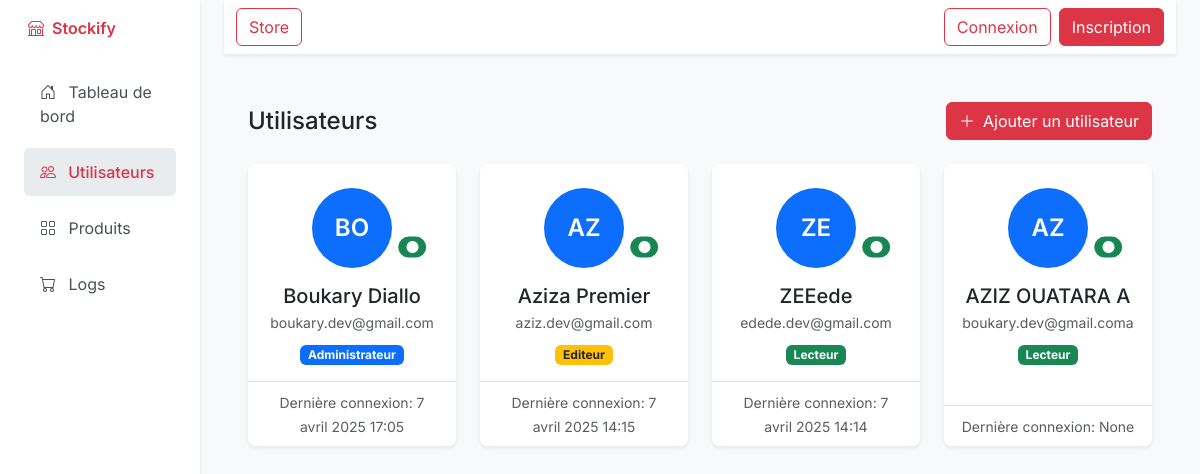
The page /accounts/ on the database as committed earlier.
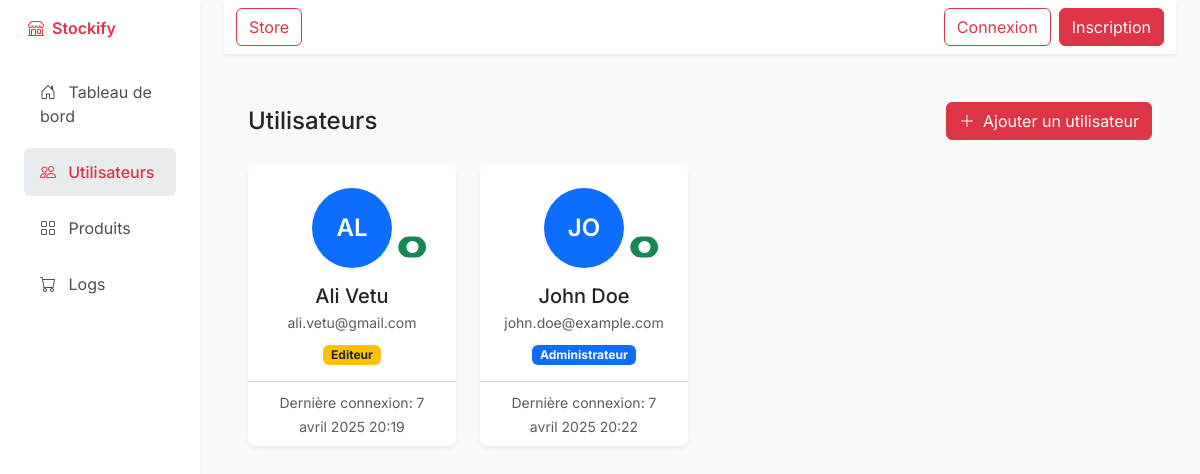
The same page on the database as committed later.
### accounts/models.py (models this page shows, shortened)
class User(AbstractBaseUser, PermissionsMixin):
    ROLE_CHOICES = (
        ('admin', 'Administrateur'),
        ('editor', 'Éditeur'),
        ('viewer', 'Lecteur'),
    )
    email = models.EmailField(unique=True)
    fullname = models.CharField(max_length=30, blank=True)
    role = models.CharField(max_length=20, choices=ROLE_CHOICES, default='viewer')
    is_active = models.BooleanField(default=True)
    is_staff = models.BooleanField(default=False)
    objects = CustomUserManager()
    USERNAME_FIELD = "email"
    REQUIRED_FIELDS = ["fullname"]

### accounts/views.py (the view)
# urls.py: path('', AccountListView.as_view(), name='accounts'),
class AccountListView(ListView):
    model = User
    template_name = 'accounts/user_content.html'

### accounts/templates/accounts/user_content.html (shortened to what this page needs)
{% extends "layout.html" %}
{% block content %}
<div class="d-flex justify-content-between align-items-center mb-4">
    <h2 class="h4 mb-0">Utilisateurs</h2>
    <button type="button" class="btn btn-danger d-flex align-items-center" data-bs-toggle="modal" data-bs-target="#addUserModal">
        <i class="bi bi-plus-lg me-2"></i> Ajouter un utilisateur
    </button>
</div>
<div class="row g-4">
    {% for user in user_list %}
    <div class="col-12 col-md-6 col-lg-4 col-xl-3">
        <div class="card user-card h-100 position-relative">
            <div class="card-body text-center pt-4 pb-3">
                <div class="position-relative mb-3 mx-auto">
                    <div class="avatar-lg mx-auto bg-primary text-white">
                        {{ user.fullname|slice:":2"|upper }}
                    </div>
                    <span class="position-absolute bottom-0 end-0 translate-middle badge rounded-pill bg-success">
                        <i class="bi bi-circle-fill"></i>
                    </span>
                </div>
                <h5 class="card-title mb-1">{{ user.fullname }}</h5>
                <p class="text-muted small mb-2">{{ user.email }}</p>
                <span class="badge {% if user.role == 'admin' %}bg-primary{% elif user.role == 'editor'%}text-dark bg-warning{% else %}bg-success{% endif %}">
                     {% if user.role == 'admin' %}
                            Administrateur
                        {% elif user.role == 'editor' %}
                            Editeur
                        {% else %}
                            Lecteur
                        {% endif %}
                </span>
            </div>
            <div class="card-footer bg-white text-center">
                <small class="text-muted">Dernière connexion: {{ user.last_login }}</small>
            </div>
        </div>
    </div>
    {% endfor %}
</div>
{% endblock %}

Rows that differ between the two databases and show on the page:
removed User: fullname "ZE", fullname "ZEEede", email "edede.dev@gmail.com", role "Lecteur", last_login "7 avril 2025 14:14"
removed User: fullname "AZ", fullname "AZIZ OUATARA A", email "boukary.dev@gmail.coma", role "Lecteur", last_login "None"
changed User: fullname "BO" → "AL"; fullname "Boukary Diallo" → "Ali Vetu"; email "boukary.dev@gmail.com" → "ali.vetu@gmail.com"; last_login "7 avril 2025 17:05" → "7 avril 2025 20:19"; role "Administrateur" → "Editeur"
changed User: fullname "AZ" → "JO"; fullname "Aziza Premier" → "John Doe"; email "aziz.dev@gmail.com" → "john.doe@example.com"; last_login "7 avril 2025 14:15" → "7 avril 2025 20:22"; role "Editeur" → "Administrateur"
